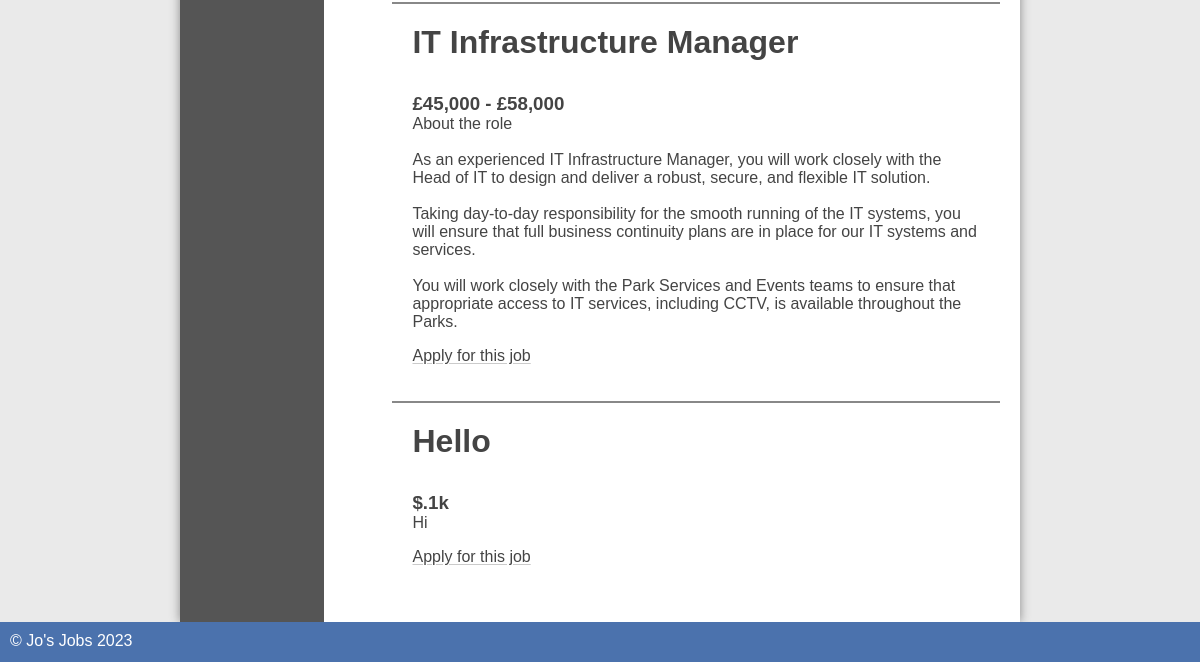
The page /jobs/public/admin/categories.php?id=1 (lower part) on the database as committed earlier.
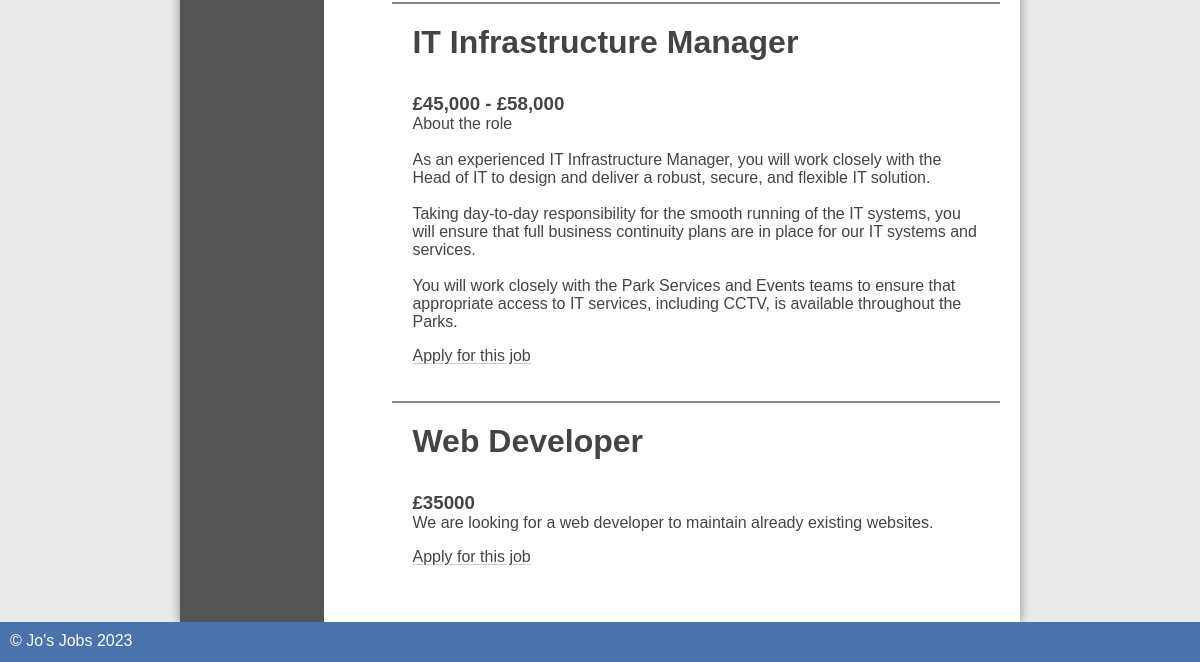
The same page on the database as committed later.
### tables this page shows
CREATE TABLE `job` (
  `id` int(11) NOT NULL AUTO_INCREMENT,
  `title` varchar(45) DEFAULT NULL,
  `description` longblob DEFAULT NULL,
  `salary` varchar(45) DEFAULT NULL,
  `closingDate` date DEFAULT NULL,
  `categoryId` int(11) DEFAULT NULL,
  `location` varchar(255) DEFAULT NULL,
  `archived` tinyint(1) DEFAULT 0,
  PRIMARY KEY (`id`)
);

### jobs/public/admin/categories.php (called while the page is built, shortened)
<?php
isset($_GET['id']) && exit(require "../../include/category-page.html.php");
?>
<?php include '../../include/footer.html.php'; ?>

### jobs/classes/database.php (called while the page is built, shortened)
<?php
class Database extends stdClass {
    public function __construct($user = "student", $password = "student", $dbname = "job", $host = "mysql") {
        $this->pdo = new PDO("mysql:host=$host;dbname=$dbname", $user, $password);
    }
    public function __get($name) {
        return $this->$name;
    }
}

### jobs/classes/table.php (called while the page is built, shortened)
<?php
class Table {
    private $pdo;
    private $table;
    public function __construct($pdoInstance, $table) {
        $this->pdo = $pdoInstance;
        $this->table = $table;
    }
    private function selector($binds, $items) {
        $query = "SELECT ";
        $query .= "$items FROM $this->table";
        $statement = $this->bindAndExecute($binds, $query);
        return $statement;
    }
    public function selectAll(array|string $binds = [], array|string $items = '*'): array {
        return $this->selector($binds, $items)->fetchAll();
    }
    private function bindAndExecute(array|string $binds, string $query, array $values = [], bool $debugMode = false): PDOStatement {
        if (is_string($binds))
            $query .= " $binds ";
        else if (!empty($binds)) {
            $query .= " WHERE ";
            foreach ($binds as $key => $value)
                $query .= is_int($key) ? " $value " : " $key = :$key ";
        }
        $statement = $this->pdo->prepare($query);
        if (is_array($binds))
            foreach ($binds as $key => $value)
                if (!is_int($key))
                    $statement->bindValue($key, $value);
        $statement->execute();
        return $statement;
    }
}

### jobs/include/category-page.html.php (the view, shortened to what this page needs)
<?php
$db ??= new Database();
?>
<main class="sidebar">
    <section class="left">
    </section>
    <section class="right">
        <ul class="listing">
            <?php
            $jobs = $db->job->selectAll(['categoryId' => $_GET['id'], 'AND', 'archived' => 0, 'AND', 'closingDate > ', (new DateTime())->format('Y-m-d')]);
            if (!$jobs)
                echo '<p>No jobs in this category yet.</p>';
            else
                foreach ($jobs as $job) { ?>
                <li>
                    <div class="details">
                        <h2><?= $job['title'] ?></h2>
                        <h3><?= $job['salary'] ?></h3>
                        <p><?= nl2br($job['description']) ?></p>
                        <a class="more" href="/apply.php?id=<?= $job['id'] ?>">Apply for this job</a>
                    </div>
                </li>
            <?php } ?>
        </ul>
    </section>
</main>
<?php include 'footer.html.php'; ?>

Rows that differ between the two databases and show on the page:
no longer on this page (row edited): job: title "Hello", salary "$.1k", description "Hi"
now on this page (row edited): job: title "Web Developer", salary "£35000", description "We are looking for a web developer to maintain already existing websites."
